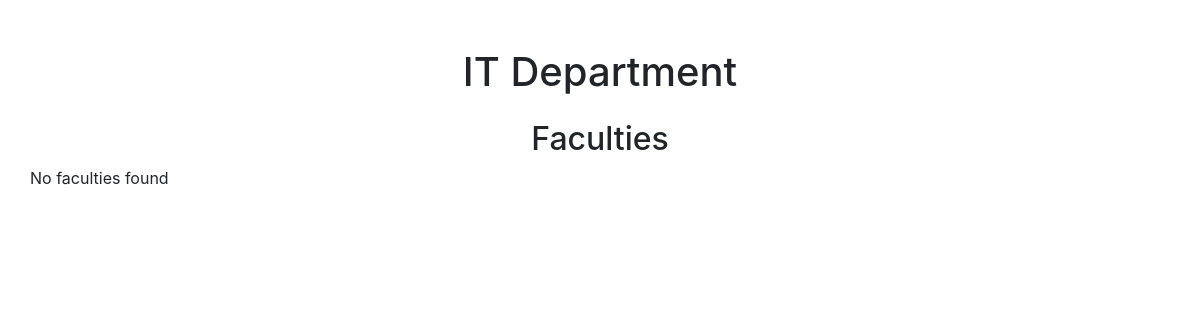
Before: /it.php with the older database file.
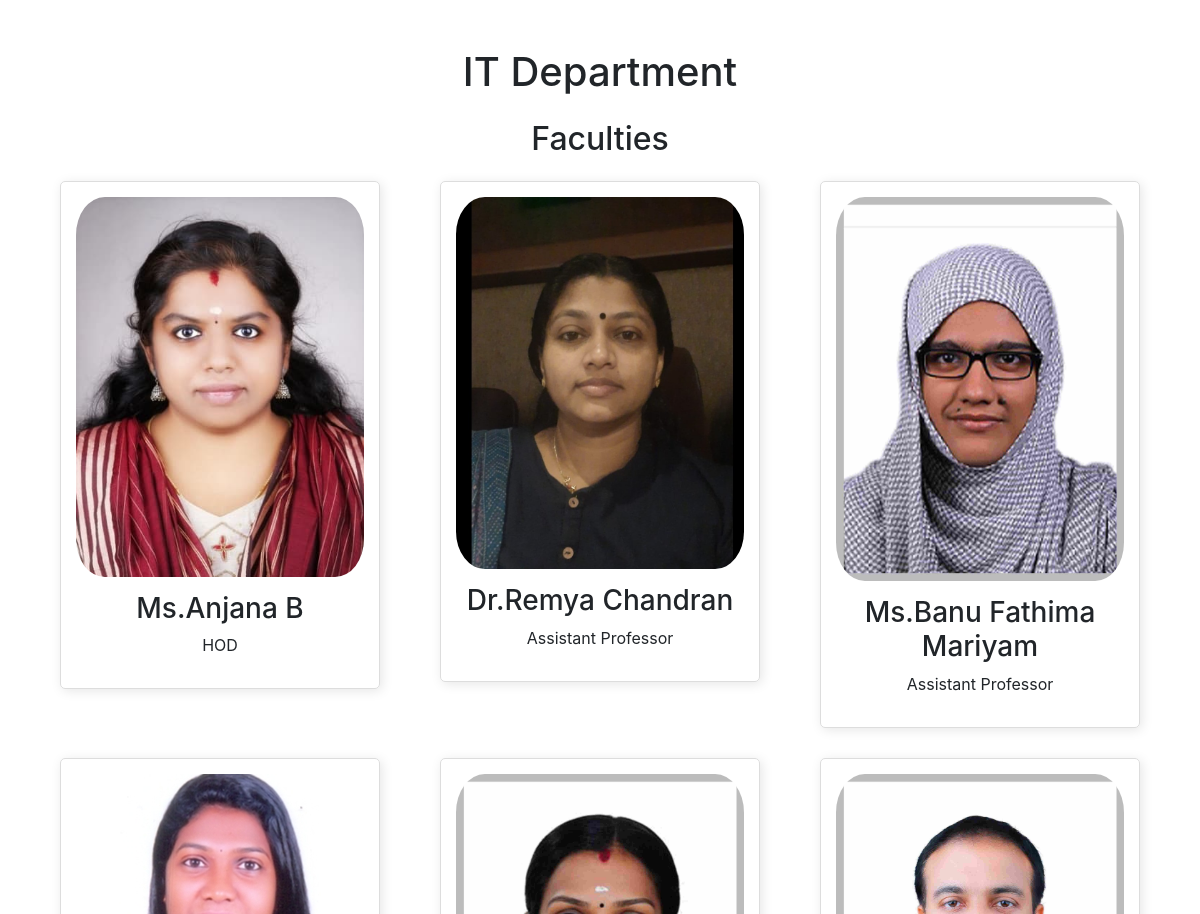
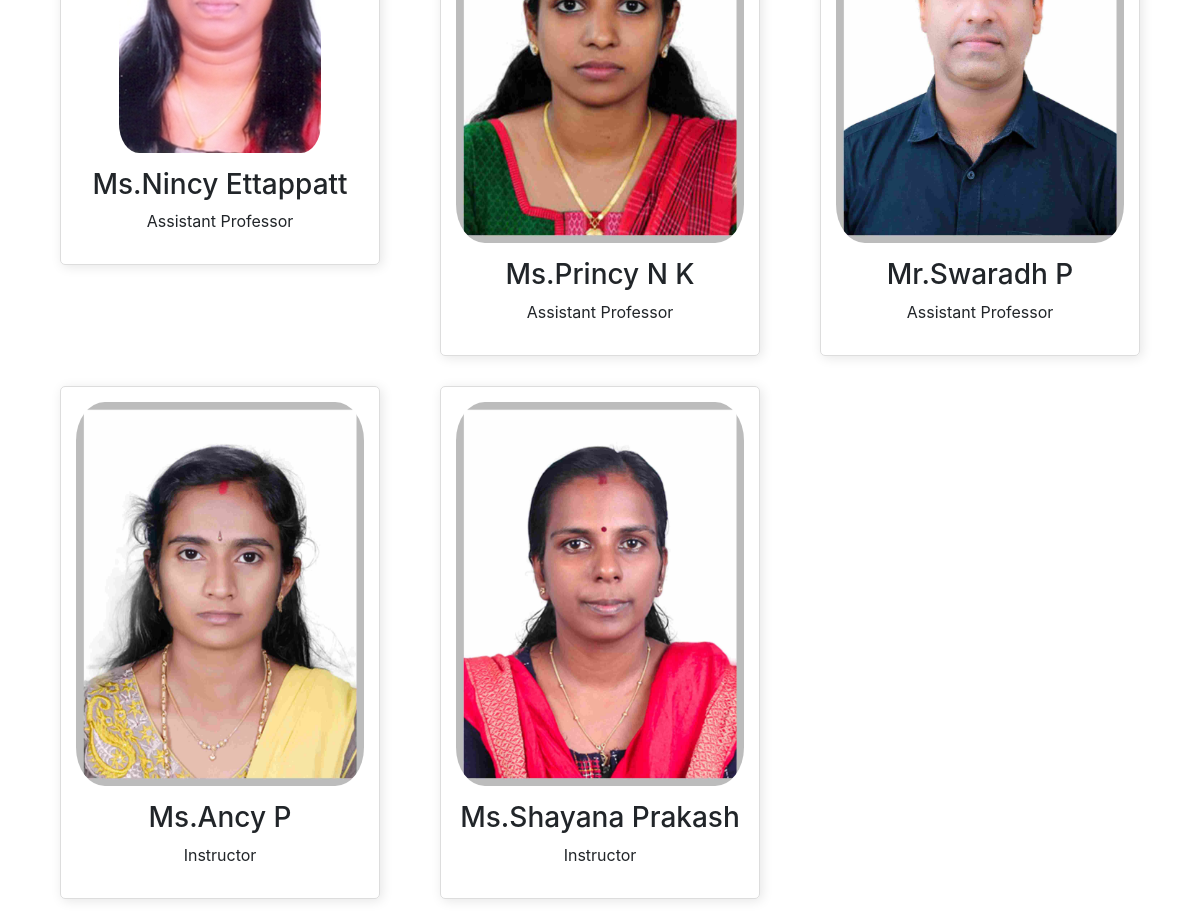
After: the same page with the newer database file (2 pictures, top to bottom).
### tables this page shows
CREATE TABLE `faculties` (
  `id` int(11) NOT NULL,
  `name` varchar(100) NOT NULL,
  `image_path` varchar(255) DEFAULT NULL,
  `department` enum('IT','EC','EEE','MECH','PT','SH','OTH') NOT NULL,
  `position` varchar(100) DEFAULT NULL,
  `other_position` varchar(100) DEFAULT NULL
);

### it.php (the view, shortened to what this page needs)
<?php
require_once 'database.php';
$sql = "SELECT * FROM faculties WHERE department = 'IT'";
$result = $conn->query($sql);
?>
<!DOCTYPE html>
<html lang="en">
<head>
    <link href="https://stackpath.bootstrapcdn.com/bootstrap/4.5.2/css/bootstrap.min.css" rel="stylesheet">
</head>
<body>
<div class="container">
    <h1 class="text-center mt-5">IT Department</h1>
    <h2 class="text-center mt-4">Faculties</h2>
    <div class="row">
        <?php
        if ($result->num_rows > 0) {
            while ($row = $result->fetch_assoc()) {
                $position = $row["position"] == "Others" ? $row["other_position"] : $row["position"];
                echo "<div class='col-md-4'>";
                echo "<div class='profile-card'>";
                echo "<img src='" . $row["image_path"] . "' alt='Faculty Image'>";
                echo "<h3>" . $row["name"] . "</h3>";
                echo "<p>" . $position . "</p>";
                echo "</div>";
                echo "</div>";
            }
        } else {
            echo "<p class='text-center'>No faculties found</p>";
        }
        ?>
    </div>
</div>
</body>
</html>

### it.php (style rules this page uses)
.profile-card { margin: 15px; border: 1px solid #ddd; border-radius: 5px; padding: 15px; text-align: center; box-shadow: 2px 2px 12px rgba(0,0,0,0.1); }
.profile-card img { max-width: 100%; border-radius: 10%; margin-bottom: 15px; }

Changed rows visible on the page:
added faculties: image_path (picture), name "Ms.Anjana B", position "HOD"
added faculties: image_path (picture), name "Dr.Remya Chandran", position "Assistant Professor"
added faculties: image_path (picture), name "Ms.Banu Fathima Mariyam", position "Assistant Professor"
added faculties: image_path (picture), name "Ms.Nincy Ettappatt", position "Assistant Professor"
added faculties: image_path (picture), name "Ms.Princy N K", position "Assistant Professor"
added faculties: image_path (picture), name "Mr.Swaradh P", position "Assistant Professor"
added faculties: image_path (picture), name "Ms.Ancy P", position "Instructor"
added faculties: image_path (picture), name "Ms.Shayana Prakash", position "Instructor"
Other visible differences:
text no longer shown: "No faculties found"
